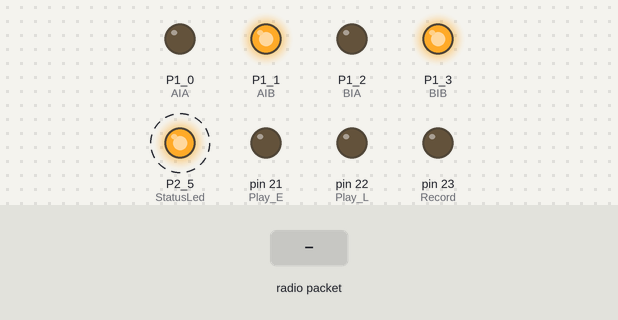
Recording of a sketch running on a simulated TI MSP430 LaunchPad. Shown: output pins drawn as LEDs (lit = HIGH). Dashed ring = blinking. The inputs (shaded band) are chosen by the test bench. No radio packets arrive unless stated.

Above: at 1.2 s.
1.3 s: radio packet "1" arrives
Timing chart, 0 to 10.3 s (numbered marks = the images above; inputs shaded):
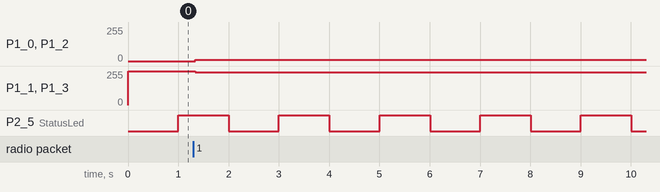

The sketch:

Selo_Car_Project_RX.ino
```cpp
#include "VirtualWire.h"
const int RX_Pin = 12;
const int StatusLed = 13;
int LedState = LOW;
unsigned long previousMillis = 0;
const int interval = 1000;
int buttonState = 0;
int buttonPushCounter = 0;
int lastButtonState = 0;
int startPressed = 0;
int endPressed = 0;
int timeHold = 0;
int timeReleased = 0;
const int AIA = 2;
const int AIB = 3;
const int BIA = 4;
const int BIB = 5;
const int Play_E = 21;
const int Play_L = 22;
const int Record = 23;
unsigned int Analog_X, Analog_Y;
int Motor_X_Speed = 0;
int Motor_Y_Speed = 0;
int ButtonCounter = 0;
void setup()
{
	pinMode(StatusLed, OUTPUT);
	pinMode(Play_E, OUTPUT);
	pinMode(Play_L, OUTPUT);
	pinMode(Record, OUTPUT);
	pinMode(AIA, OUTPUT);
	pinMode(AIB, OUTPUT);
	pinMode(BIA, OUTPUT);
	pinMode(BIB, OUTPUT);
	Serial.begin(9600);
	vw_set_rx_pin(RX_Pin);
	vw_setup(2000);
	vw_rx_start();
}

/* Main program */
void loop()
{

	unsigned long currentMillis = millis();


	uint8_t Buffer_Size = 5;
	uint8_t RxBuffer[Buffer_Size];


	if (vw_get_message(RxBuffer, &Buffer_Size))
	{

		Analog_X = RxBuffer[0] << 8 | RxBuffer[1];
		Analog_Y = RxBuffer[2] << 8 | RxBuffer[3];
		buttonState = RxBuffer[4];

	}


	if (Analog_X > 600)
	{
		Motor_X_Speed = map(Analog_X, 562, 1023, 0, 255);
		forward(Motor_X_Speed);
	}


	if (Analog_X < 480)
	{
		Motor_X_Speed = map(Analog_X, 0, 500, 255, 0);
		backward(Motor_X_Speed);
	}


	if (Analog_Y > 600)
	{
		Motor_Y_Speed = map(Analog_Y, 550, 780, 0, 255);
		forward(Motor_Y_Speed);
	}


	if (Analog_Y < 420)
	{
		Motor_Y_Speed = map(Analog_Y, 210, 450, 255, 0);
		backward(Motor_Y_Speed);
	}


	if (buttonState != lastButtonState) {

		if (buttonState == HIGH) {

			startPressed = millis();
			//timeReleased = startPressed - endPressed;
			buttonPushCounter++;
			Serial.println(buttonPushCounter);

		}

		else {

			endPressed = millis();
			timeHold = endPressed - startPressed;

			if (timeHold > 25000)
			{
				digitalWrite(Play_L, HIGH);
			}
		}
	}


	if (currentMillis - previousMillis >= interval) {

		previousMillis = currentMillis;


		if (LedState == LOW) {
			LedState = HIGH;

		}
		else {

			LedState = LOW;

		}


		digitalWrite(StatusLed, LedState);
	}


	lastButtonState = buttonState;

}


void backward(int speed)
{
	analogWrite(AIA, 0);
	analogWrite(AIB, speed);
	analogWrite(BIA, 0);
	analogWrite(BIB, speed);
}
void forward(int speed)
{
	analogWrite(AIA, speed);
	analogWrite(AIB, 0);
	analogWrite(BIA,
		speed);
	analogWrite(BIB, 0);
}
```

Measured:
- after the input at 1.3 s, P1_0 (AIA), P1_2 (BIA): 0/255 → 11/255 at once; P1_1 (AIB), P1_3 (BIB): 255/255 → 244/255 at once
- by itself, P2_5 (StatusLed): alternates HIGH for 1.0 s and LOW for 1.0 s
